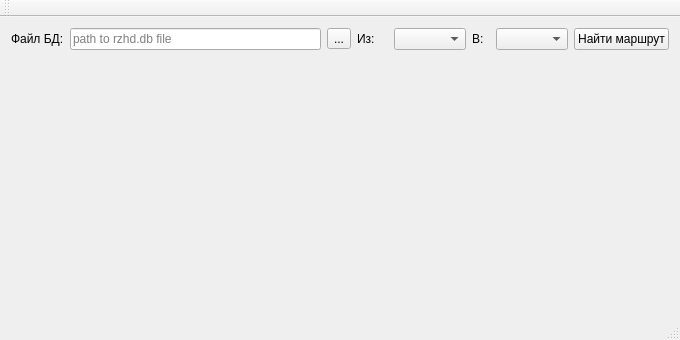
<?xml version="1.0" encoding="UTF-8"?>
<ui version="4.0">
 <class>MainWindow</class>
 <widget class="QMainWindow" name="MainWindow">
  <property name="geometry">
   <rect>
    <x>0</x>
    <y>0</y>
    <width>680</width>
    <height>340</height>
   </rect>
  </property>
  <property name="windowTitle">
   <string>MainWindow</string>
  </property>
  <widget class="QWidget" name="centralWidget">
   <layout class="QGridLayout" name="gridLayout_2">
    <item row="1" column="0">
     <layout class="QHBoxLayout" name="horizontalLayout_3">
      <item>
       <widget class="QCustomPlot" name="widget" native="true">
        <property name="layoutDirection">
         <enum>Qt::LeftToRight</enum>
        </property>
        <property name="autoFillBackground">
         <bool>true</bool>
        </property>
       </widget>
      </item>
     </layout>
    </item>
    <item row="0" column="0">
     <layout class="QHBoxLayout" name="horizontalLayout_2">
      <item>
       <widget class="QLabel" name="lbFileDase">
        <property name="sizePolicy">
         <sizepolicy hsizetype="Fixed" vsizetype="Fixed">
          <horstretch>0</horstretch>
          <verstretch>0</verstretch>
         </sizepolicy>
        </property>
        <property name="text">
         <string>Файл БД:</string>
        </property>
       </widget>
      </item>
      <item>
       <layout class="QHBoxLayout" name="horizontalLayout">
        <item>
         <widget class="QLineEdit" name="leBaseFile">
          <property name="sizePolicy">
           <sizepolicy hsizetype="Expanding" vsizetype="Fixed">
            <horstretch>0</horstretch>
            <verstretch>0</verstretch>
           </sizepolicy>
          </property>
          <property name="alignment">
           <set>Qt::AlignLeading|Qt::AlignLeft|Qt::AlignVCenter</set>
          </property>
          <property name="placeholderText">
           <string>path to rzhd.db file</string>
          </property>
         </widget>
        </item>
        <item>
         <widget class="QToolButton" name="tbBaseFile">
          <property name="text">
           <string>...</string>
          </property>
         </widget>
        </item>
        <item>
         <widget class="QLabel" name="lbFrom">
          <property name="sizePolicy">
           <sizepolicy hsizetype="Maximum" vsizetype="Fixed">
            <horstretch>0</horstretch>
            <verstretch>0</verstretch>
           </sizepolicy>
          </property>
          <property name="minimumSize">
           <size>
            <width>0</width>
            <height>0</height>
           </size>
          </property>
          <property name="text">
           <string>Из:    </string>
          </property>
         </widget>
        </item>
        <item>
         <widget class="QComboBox" name="cbFrom">
          <property name="sizePolicy">
           <sizepolicy hsizetype="Maximum" vsizetype="Fixed">
            <horstretch>0</horstretch>
            <verstretch>0</verstretch>
           </sizepolicy>
          </property>
         </widget>
        </item>
        <item>
         <widget class="QLabel" name="lbTo">
          <property name="sizePolicy">
           <sizepolicy hsizetype="Maximum" vsizetype="Fixed">
            <horstretch>0</horstretch>
            <verstretch>0</verstretch>
           </sizepolicy>
          </property>
          <property name="text">
           <string>В:  </string>
          </property>
         </widget>
        </item>
        <item>
         <widget class="QComboBox" name="cbTo">
          <property name="sizePolicy">
           <sizepolicy hsizetype="Maximum" vsizetype="Fixed">
            <horstretch>0</horstretch>
            <verstretch>0</verstretch>
           </sizepolicy>
          </property>
         </widget>
        </item>
        <item>
         <widget class="QPushButton" name="pbFindRoute">
          <property name="text">
           <string>Найти маршрут</string>
          </property>
         </widget>
        </item>
       </layout>
      </item>
     </layout>
    </item>
   </layout>
  </widget>
  <widget class="QMenuBar" name="menuBar">
   <property name="geometry">
    <rect>
     <x>0</x>
     <y>0</y>
     <width>680</width>
     <height>21</height>
    </rect>
   </property>
  </widget>
  <widget class="QToolBar" name="mainToolBar">
   <attribute name="toolBarArea">
    <enum>TopToolBarArea</enum>
   </attribute>
   <attribute name="toolBarBreak">
    <bool>false</bool>
   </attribute>
  </widget>
  <widget class="QStatusBar" name="statusBar"/>
 </widget>
 <layoutdefault spacing="6" margin="11"/>
 <customwidgets>
  <customwidget>
   <class>QCustomPlot</class>
   <extends>QWidget</extends>
   <header>qcustomplot.h</header>
   <container>1</container>
  </customwidget>
 </customwidgets>
 <resources/>
 <connections/>
</ui>
